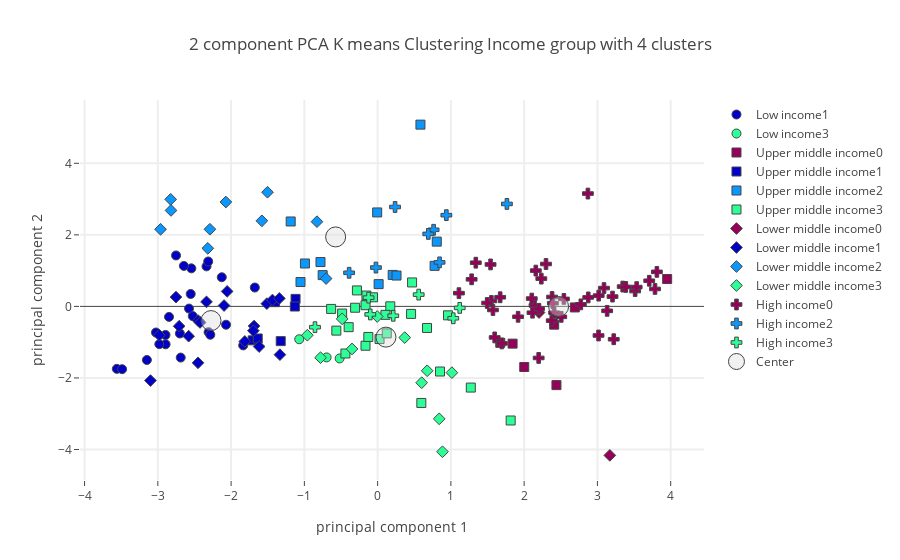

Notebook code cell kept with this figure:
### Code cell
# Plotly on Income level
plot_plotly(protein_group_merged_df,"Income group",income_centers,4,"Protein Foods",'')

### Figure 1 — Plotly figure (JSON) as saved in the notebook; plotly's stock layout.template omitted (floating-point values rounded to 4 significant figures)
{"data": [{"marker": {"color": "rgb(150,0,90)", "line": {"width": 1}, "size": 9, "symbol": 0}, "mode": "markers", "name": "Low income0", "text": [], "type": "scatter", "uid": "1828ce7b-77e9-4bce-b34b-fad042372d77", "x": [], "y": []}, {"marker": {"color": "rgb(0,0,200)", "line": {"width": 1}, "size": 9, "symbol": 0}, "mode": "markers", "name": "Low income1", "text": ["Benin", "Burkina Faso", "Central African Republic", "Chad", "Democratic People's Republic of Korea", "Ethiopia", "Gambia", "Guinea", "Guinea-Bissau", "Haiti", "Liberia", "Madagascar", "Malawi", "Mali", "Mozambique", "Nepal", "Niger", "Rwanda", "Senegal", "Sierra Leone", "Togo", "Uganda", "United Republic of Tanzania", "Zimbabwe"], "type": "scatter", "uid": "79b73295-e4dd-4167-8c5e-c1c0027dd8f0", "x": [-2.574, -2.699, -1.835, -2.069, -2.551, -2.688, -1.676, -2.543, -2.336, -2.847, -2.313, -2.645, -3.56, -2.307, -2.895, -2.523, -3.15, -3.487, -2.127, -2.752, -3.025, -2.894, -2.979, -2.284], "y": [-0.06102, -0.7571, -1.09, -0.5123, 0.3475, -1.43, 0.5279, 1.063, 1.119, -0.2932, 1.255, 1.132, -1.746, -0.72, -0.7983, -0.2714, -1.497, -1.755, 0.8148, 1.424, -0.7302, -1.059, -1.056, -0.7922]}, {"marker": {"color": "rgb(10,152,255)", "line": {"width": 1}, "size": 9, "symbol": 0}, "mode": "markers", "name": "Low income2", "text": [], "type": "scatter", "uid": "a5d1a4c8-827a-4f72-8be2-5842f9e227e7", "x": [], "y": []}, {"marker": {"color": "rgb(44,255,150)", "line": {"width": 1}, "size": 9, "symbol": 0}, "mode": "markers", "name": "Low income3", "text": ["Afghanistan", "Tajikistan", "Yemen"], "type": "scatter", "uid": "d8c1f33b-3e3c-4cfe-afbc-2f90ef7434de", "x": [-0.5187, -0.6961, -1.07], "y": [-1.455, -1.426, -0.9182]}, {"marker": {"color": "rgb(150,0,90)", "line": {"width": 1}, "size": 9, "symbol": 1}, "mode": "markers", "name": "Upper middle income0", "text": ["Albania", "Armenia", "Belarus", "Kazakhstan", "Montenegro", "Romania", "Russian Federation"], "type": "scatter", "uid": "b910ab79-4e65-445f-a815-bfbf4824b6c8", "x": [2.441, 1.674, 3.952, 2.001, 2.41, 1.842, 2.692], "y": [-2.2, -1.018, 0.7652, -1.694, -0.5105, -1.041, -0.02923]}, {"marker": {"color": "rgb(0,0,200)", "line": {"width": 1}, "size": 9, "symbol": 1}, "mode": "markers", "name": "Upper middle income1", "text": ["Belize", "Botswana", "Cuba", "Guatemala", "Namibia", "Peru"], "type": "scatter", "uid": "c4894cf7-ab4e-4874-bdf4-3425b5bc45b8", "x": [-1.12, -1.323, -1.402, -1.706, -1.637, -1.13], "y": [0.2099, -0.9707, 0.118, -0.949, -0.8966, -0.003202]}, {"marker": {"color": "rgb(10,152,255)", "line": {"width": 1}, "size": 9, "symbol": 1}, "mode": "markers", "name": "Upper middle income2", "text": ["China, mainland", "Dominican Republic", "Ecuador", "Gabon", "Grenada", "Guyana", "Malaysia", "Maldives", "Saint Vincent and the Grenadines", "Samoa", "Suriname", "Thailand"], "type": "scatter", "uid": "b9802d70-3453-4fac-b48c-886cd4a2bf5b", "x": [0.8072, -1.052, 0.01381, -0.7501, 0.2056, -0.992, -0.006129, 0.5844, 0.258, 0.778, -0.7798, -1.186], "y": [1.811, 0.6811, 0.6222, 0.8739, 0.8799, 1.2, 2.627, 5.082, 0.8627, 1.134, 1.24, 2.374]}, {"marker": {"color": "rgb(44,255,150)", "line": {"width": 1}, "size": 9, "symbol": 1}, "mode": "markers", "name": "Upper middle income3", "text": ["Algeria", "Azerbaijan", "Bosnia and Herzegovina", "Brazil", "Bulgaria", "Colombia", "Costa Rica", "Dominica", "Fiji", "Iran (Islamic Republic of)", "Iraq", "Jamaica", "Jordan", "Lebanon", "Mauritius", "Mexico", "Paraguay", "Saint Lucia", "Serbia", "South Africa", "North Macedonia", "Turkey", "Turkmenistan", "Venezuela (Bolivarian Republic of)"], "type": "scatter", "uid": "3b8abbf8-3a6e-422d-953f-71a00f483ffb", "x": [0.5966, 1.272, -0.4398, 0.4567, 0.9604, -0.3074, -0.1526, 0.1727, -0.6347, -0.1651, -0.4844, -0.2827, 0.0263, -0.1268, -0.06329, -0.3953, 0.1062, 0.4704, 0.6741, -0.5635, 0.1249, 0.8515, 1.816, -0.165], "y": [-2.699, -2.269, -1.316, -0.2102, -0.2496, -0.03675, 0.3033, 0.002044, -0.07026, -1.099, -0.1994, 0.4469, -0.9124, -0.8537, 0.2543, -0.5807, -0.2359, 0.6694, -0.6027, -0.6771, -0.7541, -1.821, -3.189, 0.03305]}, {"marker": {"color": "rgb(150,0,90)", "line": {"width": 1}, "size": 9, "symbol": 2}, "mode": "markers", "name": "Lower middle income0", "text": ["Sudan", "Ukraine"], "type": "scatter", "uid": "de6de755-06ae-48a3-af2c-11adb0cc4a1a", "x": [3.17, 2.203], "y": [-4.165, -0.1715]}, {"marker": {"color": "rgb(0,0,200)", "line": {"width": 1}, "size": 9, "symbol": 2}, "mode": "markers", "name": "Lower middle income1", "text": ["Angola", "Cabo Verde", "Cameroon", "Congo (note no data in Food suppley tables for DRC)", "CÃƒÂ´te d'Ivoire", "Djibouti", "El Salvador", "Ghana", "Honduras", "India", "Kenya", "Lesotho", "Nicaragua", "Nigeria", "Sao Tome and Principe", "Solomon Islands", "Eswatini", "Timor-Leste", "Zambia"], "type": "scatter", "uid": "f6c9c666-2998-4bbd-bf66-ab4e586ad4c9", "x": [-1.687, -1.512, -2.979, -1.436, -2.336, -1.333, -1.617, -2.45, -1.696, -2.096, -2.452, -3.101, -2.709, -2.424, -1.341, -2.054, -1.813, -2.752, -2.579], "y": [-0.5484, 0.0766, -0.8051, 0.1791, 0.1268, -1.349, -1.122, -0.3964, -0.6803, 0.02439, -1.577, -2.072, -0.5538, -0.4495, 0.2232, 0.4198, -0.9804, 0.2607, -0.8321]}, {"marker": {"color": "rgb(10,152,255)", "line": {"width": 1}, "size": 9, "symbol": 2}, "mode": "markers", "name": "Lower middle income2", "text": ["Bangladesh", "Cambodia", "Indonesia", "Kiribati", "Lao People's Democratic Republic", "Myanmar", "Philippines", "Sri Lanka", "Vanuatu", "Viet Nam"], "type": "scatter", "uid": "744ee7df-4bb2-416d-91d5-c4ab14b3bd06", "x": [-2.963, -2.825, -2.289, -0.8278, -2.82, -2.071, -1.58, -2.318, -0.7034, -1.503], "y": [2.156, 2.993, 2.157, 2.369, 2.683, 2.918, 2.392, 1.623, 0.7783, 3.192]}, {"marker": {"color": "rgb(44,255,150)", "line": {"width": 1}, "size": 9, "symbol": 2}, "mode": "markers", "name": "Lower middle income3", "text": ["Bolivia (Plurinational State of)", "Egypt", "Georgia", "Kyrgyzstan", "Mauritania", "Mongolia", "Morocco", "Pakistan", "Republic of Moldova", "Tunisia", "Uzbekistan"], "type": "scatter", "uid": "6f6c1de3-2068-4d75-b6cb-945e4d1deb9e", "x": [-0.4843, -0.9592, 0.3701, 0.6016, -0.779, 0.8852, 0.8407, -0.3491, -0.005578, 0.6763, 1.014], "y": [-0.3477, -0.8056, -0.8717, -2.133, -1.433, -4.063, -3.143, -1.19, -0.2823, -1.799, -1.852]}, {"marker": {"color": "rgb(150,0,90)", "line": {"width": 1}, "size": 9, "symbol": 3}, "mode": "markers", "name": "High income0", "text": ["Argentina", "Australia", "Austria", "Bahamas", "Belgium", "Bermuda", "Canada", "China, Hong Kong SAR", "Croatia", "Cyprus", "Czechia", "Denmark", "Estonia", "Finland", "France", "French Polynesia", "Germany", "Greece", "Hungary", "Iceland", "Ireland", "Israel", "Italy", "Latvia", "Lithuania", "Luxembourg", "Malta", "Netherlands", "New Caledonia", "New Zealand", "Norway", "Poland", "Portugal", "Slovakia", "Slovenia", "Spain", "Sweden", "Switzerland", "United Kingdom", "United States of America", "Uruguay"], "type": "scatter", "uid": "645752c1-2a98-4be6-ba6b-4e63040624c3", "x": [3.015, 2.506, 3.345, 1.34, 2.141, 2.234, 1.574, 2.87, 1.553, 1.11, 2.381, 3.387, 3.223, 3.786, 2.774, 1.541, 3.09, 2.198, 1.673, 3.017, 2.377, 2.409, 2.392, 3.133, 3.812, 3.206, 2.104, 3.515, 1.283, 1.598, 2.543, 3.707, 2.159, 1.495, 1.917, 2.298, 3.536, 2.203, 2.114, 2.875, 1.695], "y": [-0.8129, -0.2917, 0.554, 1.221, 0.027, 0.7769, -0.1001, 3.155, 0.1516, 0.3705, 0.2632, 0.5441, -0.9178, 0.4882, 0.05658, 1.173, 0.5125, -1.441, 0.2556, 0.3014, -0.3982, -0.1767, 0.09001, -0.1242, 0.9653, 0.2745, 0.2191, 0.4291, 0.7575, -0.8674, 0.2094, 0.7168, 1.001, 0.09486, -0.2896, 1.185, 0.5399, -0.0672, -0.1765, 0.2513, -1.035]}, {"marker": {"color": "rgb(0,0,200)", "line": {"width": 1}, "size": 9, "symbol": 3}, "mode": "markers", "name": "High income1", "text": [], "type": "scatter", "uid": "f47c92eb-478a-44f3-a3db-ce6972eb2c25", "x": [], "y": []}, {"marker": {"color": "rgb(10,152,255)", "line": {"width": 1}, "size": 9, "symbol": 3}, "mode": "markers", "name": "High income2", "text": ["Antigua and Barbuda", "Brunei Darussalam", "China, Macao SAR", "China, Taiwan Province of", "Japan", "Panama", "Republic of Korea", "Saint Kitts and Nevis"], "type": "scatter", "uid": "6c8334b5-a0b4-40d0-b8e1-6c39dde614b3", "x": [0.8453, 0.7641, 1.765, 0.6916, 0.9381, -0.3891, 0.2378, -0.02307], "y": [1.231, 2.142, 2.865, 2.027, 2.551, 0.9398, 2.779, 1.085]}, {"marker": {"color": "rgb(44,255,150)", "line": {"width": 1}, "size": 9, "symbol": 3}, "mode": "markers", "name": "High income3", "text": ["Barbados", "Chile", "Kuwait", "Oman", "Saudi Arabia", "Trinidad and Tobago", "United Arab Emirates"], "type": "scatter", "uid": "7ca621f2-9bb1-497e-a58e-edca8f8365cf", "x": [0.5605, 1.12, 1.033, 0.2132, -0.1002, -0.1237, -0.8549], "y": [0.3292, -0.04205, -0.3314, -0.2613, -0.2242, 0.245, -0.5811]}, {"marker": {"color": "rgba(220, 220, 220, .4)", "line": {"width": 1}, "size": 20}, "mode": "markers", "name": "Center", "type": "scatter", "uid": "c42f9efe-514f-41ef-9e93-7f7ab1b88a84", "x": [2.47, -2.274, -0.573, 0.1138], "y": [-0.003564, -0.3966, 1.942, -0.8589]}], "layout": {"hovermode": "closest", "showlegend": true, "title": {"text": "2 component PCA K means Clustering Income group with 4 clusters"}, "xaxis": {"gridwidth": 2, "ticklen": 5, "title": {"text": "principal component 1"}, "zeroline": false}, "yaxis": {"gridwidth": 2, "ticklen": 5, "title": {"text": "principal component 2"}}}}
